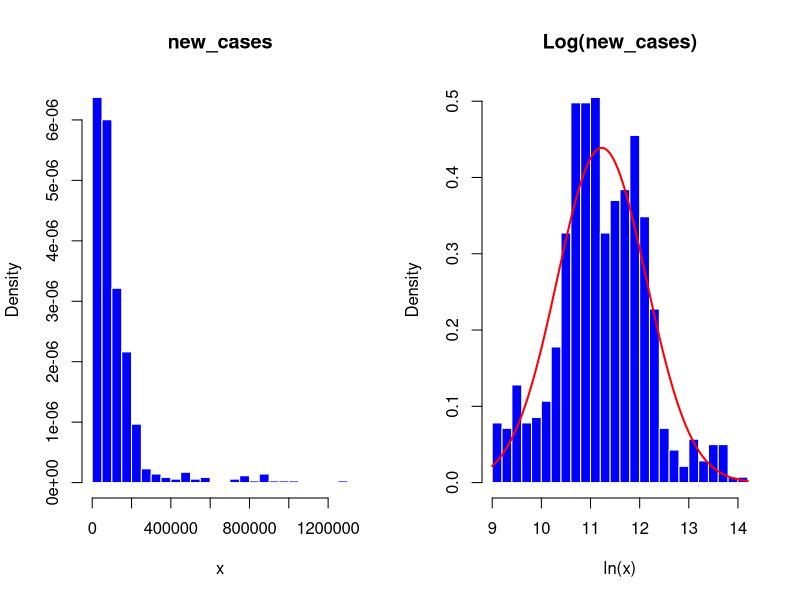
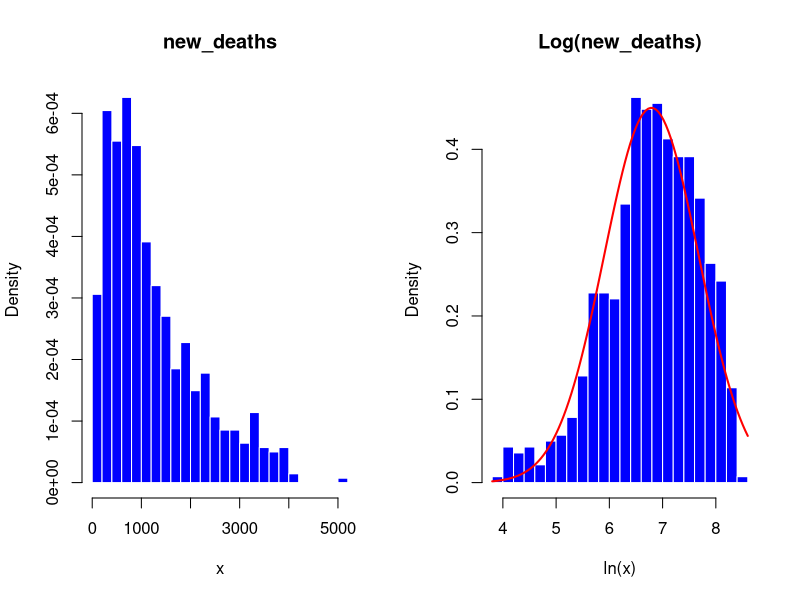
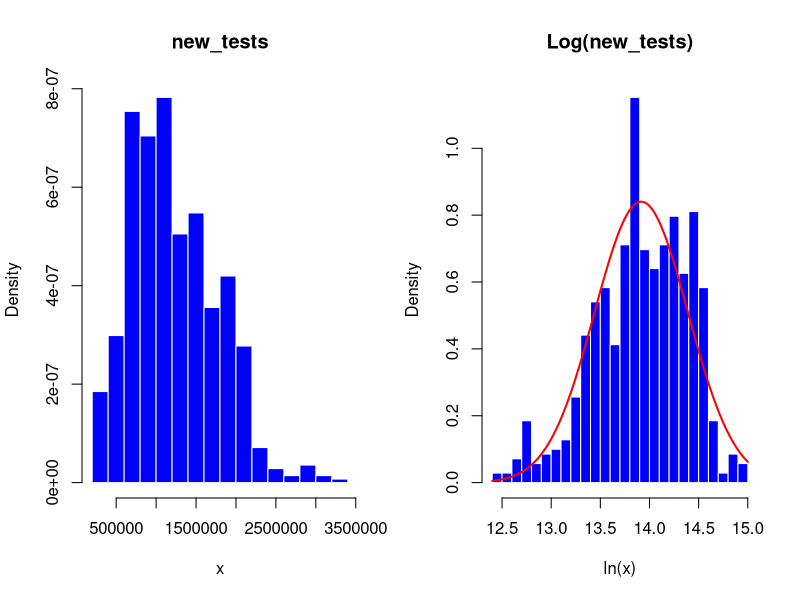
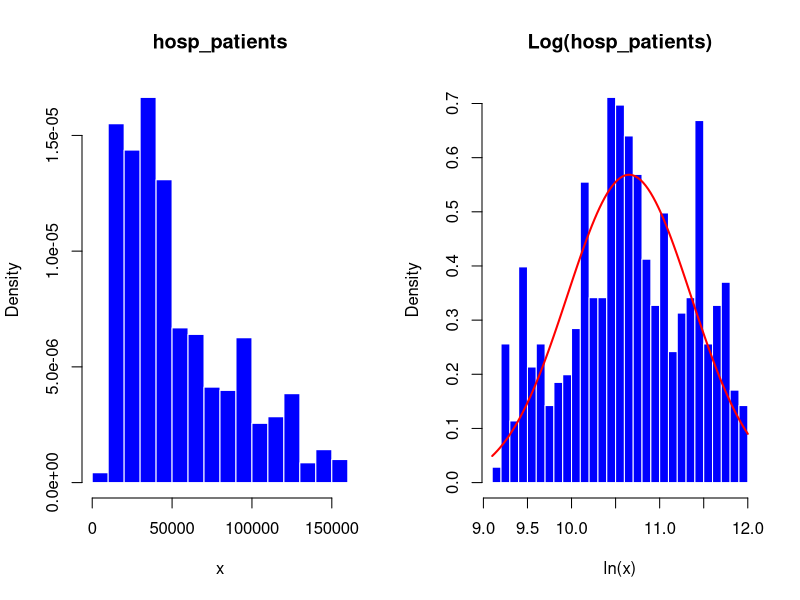
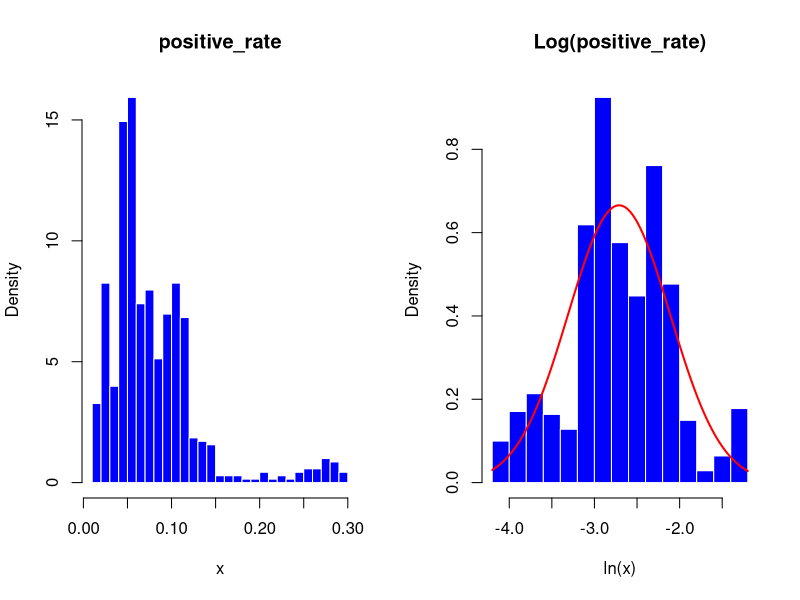
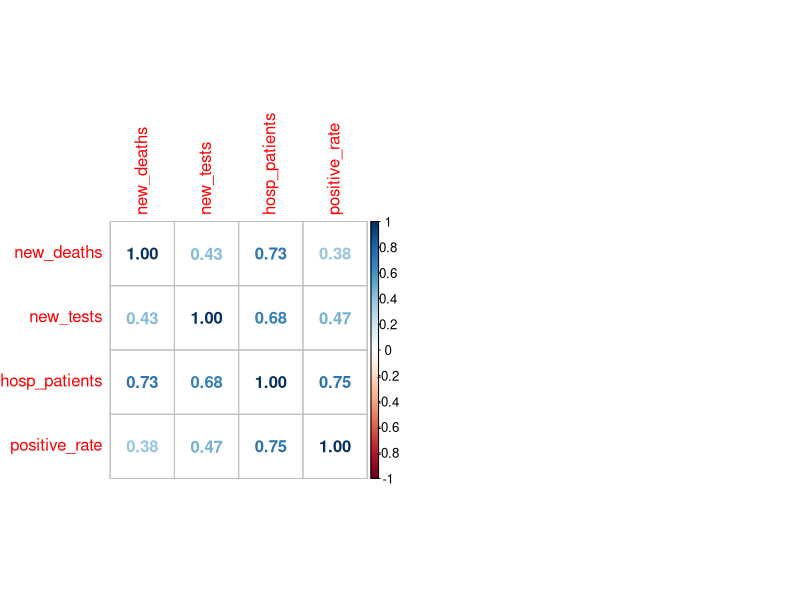
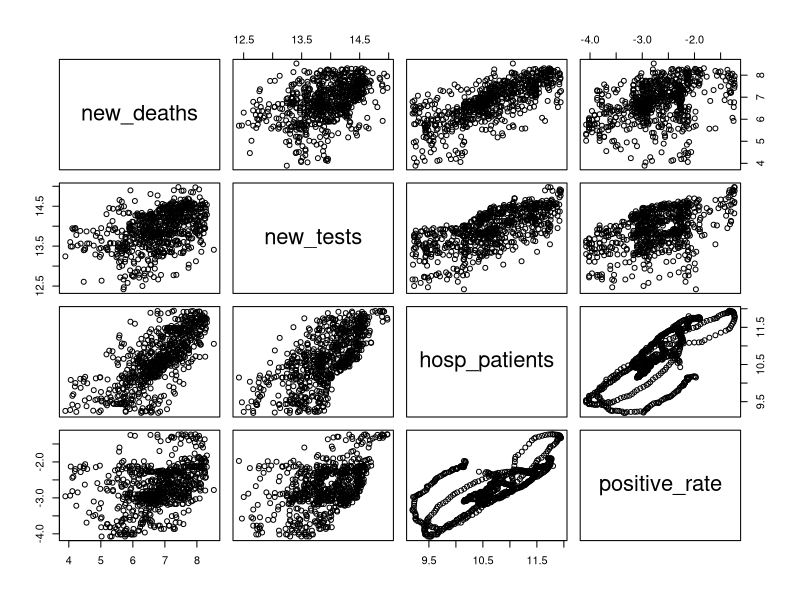
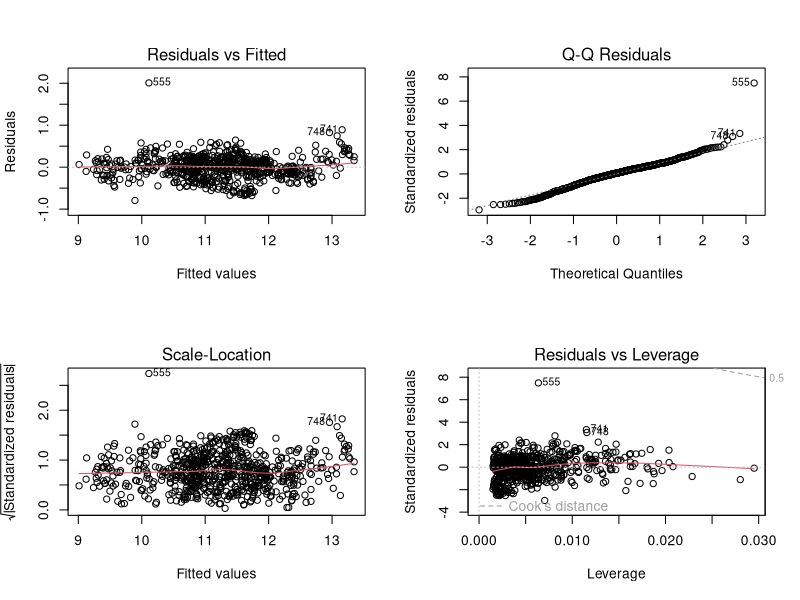

Reproduce these figures in R, in order.
## ---- chunk 1
library(dplyr)
library(tidyr)
library(rmarkdown)
library(ggplot2)
library(car)
library(corrplot)

old_data <- read.csv("usa.csv")
paged_table(old_data) # thay thế cho print, in ra bảng đẹp hơn
## ---- chunk 2
new_data <- old_data %>% select(3:14)
paged_table(new_data)
## ---- chunk 3
main_data <- subset(new_data , select = c(new_cases, new_deaths , new_tests, hosp_patients , positive_rate))
## ---- chunk 4
main_data %>% sapply(function(col) sum(is.na(col)))    #Số dữ liệu bị khuyết theo cột
apply(main_data, 2, function(x)sum(is.na(x))/length(x))    #Tỉ lệ dữ liệu bị khuyết
## ---- chunk 5
main_data <- na.omit(main_data)
# main_data[is.na(main_data)] <- 0    #NA <- 0
paged_table(main_data)
## ---- chunk 6
stat_table<-apply(main_data[,c("new_cases", "new_deaths", "new_tests", "hosp_patients", "positive_rate")], 2,
function(x){c(mean(x), median(x), sd(x), min(x), max(x))})
rownames(stat_table)<-c("mean", "median", "sd", "min", "max")
paged_table(as.data.frame(stat_table))
## ---- chunk 7
plot_hist_norm <- function(data, var) {
  # Calculate the variable to plot
  plot_var <- data[[var]]
  par(mfrow = c(1, 2))
  # Histogram of the variable
  # Normal curve overlay
  hist(plot_var, main = paste0(var), xlab = "x",
     col = "blue", border = "white", breaks = 20, freq = FALSE)
  hist(log(plot_var), main = paste0("Log(", var, ")"), xlab = "ln(x)",
     col = "blue", border = "white", breaks = 20, freq = FALSE)
  curve(dnorm(x, mean = mean(log(plot_var)), sd = sd(log(plot_var))), 
        col = "red", lwd = 2, add = TRUE) 
}
for (col_name in colnames(main_data)) {
  # Call plot_hist_norm on each column
  plot_hist_norm(main_data, col_name)
}
## ---- chunk 8
# Apply log data transformation to all variables
for (col_name in colnames(main_data)) {
  main_data[[col_name]] <- log(main_data[[col_name]])
}

stat_table<-apply(main_data[,c("new_cases", "new_deaths", "new_tests", "hosp_patients", "positive_rate")], 2,
function(x){c(mean(x), median(x), sd(x), min(x), max(x))})
rownames(stat_table)<-c("mean", "median", "sd", "min", "max")
paged_table(as.data.frame(stat_table))
## ---- chunk 9
corrplot(cor(main_data %>% select(-c("new_cases"))), method = "number")
## ---- chunk 10
contTab = select(main_data, -c("new_cases"))
pairs(contTab)
## ---- chunk 11
model <- lm(new_cases ~  new_deaths + new_tests + hosp_patients + positive_rate, 
            data = main_data)
modSum <- summary(model)
modSum
# In ra cac he so cua mo hinh
paged_table(as.data.frame(t(model$coefficients)))
## ---- chunk 12
vif(model)
## ---- chunk 13
new_model <- lm(new_cases ~ new_deaths + new_tests + positive_rate,
            data = main_data)
new_modSum <- summary(new_model)
new_modSum
# In ra cac he so cua mo hinh
paged_table(as.data.frame(t(new_model$coefficients)))
vif(new_model)
## ---- chunk 14
model <- new_model
modSum <- summary(model)
## ---- chunk 15
par(mfrow=c(2,2))
plot(model)
par(mfrow=c(1,1))
## ---- chunk 16
plot(model)
## ---- chunk 17
SSE <- (model$residuals ^ 2) %>% sum()
SSR <- ((model$fitted.values - mean(main_data$new_cases)) ^ 2) %>% sum()
SST <- ((main_data$new_cases - mean(main_data$new_cases)) ^ 2) %>% sum()
table <- data.frame(SSE, SSR, SST)
# Print the table
paged_table(table)
## ---- chunk 18
anova(model)
## ---- chunk 19
R2 <- SSR / SST
print(paste0("R^2 = ", R2))
## ---- chunk 20
R2_adjusted <- 1 - (nrow(main_data) - 1)/(nrow(main_data) - 5)*(1-R2) 
print(paste0("Adjusted R^2 = ", R2_adjusted))
## ---- chunk 21
error_sd <- sqrt(SSE / (nrow(main_data) - 5))
print(error_sd)
## ---- chunk 22
k <- 3
f <-((nrow(main_data) - k - 1)/k)*(R2 / (1 - R2)) 
print(paste0("F = ", f))
## ---- chunk 23
modSum$fstatistic
pf(modSum$fstatistic[1],modSum$fstatistic[2],modSum$fstatistic[3],lower.tail=FALSE)
## ---- chunk 24
p_values <- modSum$coefficients[,4]
p_values
## ---- chunk 25
confint(model, level = 0.95)
## ---- chunk 26
prediction <- data.frame(new_deaths=c(log(5000)), new_tests=c(log(20000)), positive_rate = c(log(0.2)))
predict(model, prediction , interval = 'confidence')
## ---- chunk 27
prediction_result <- predict(model, prediction, interval = 'confidence')
prediction_result[, 1:3] <- exp(prediction_result[, 1:3])
print(prediction_result)
